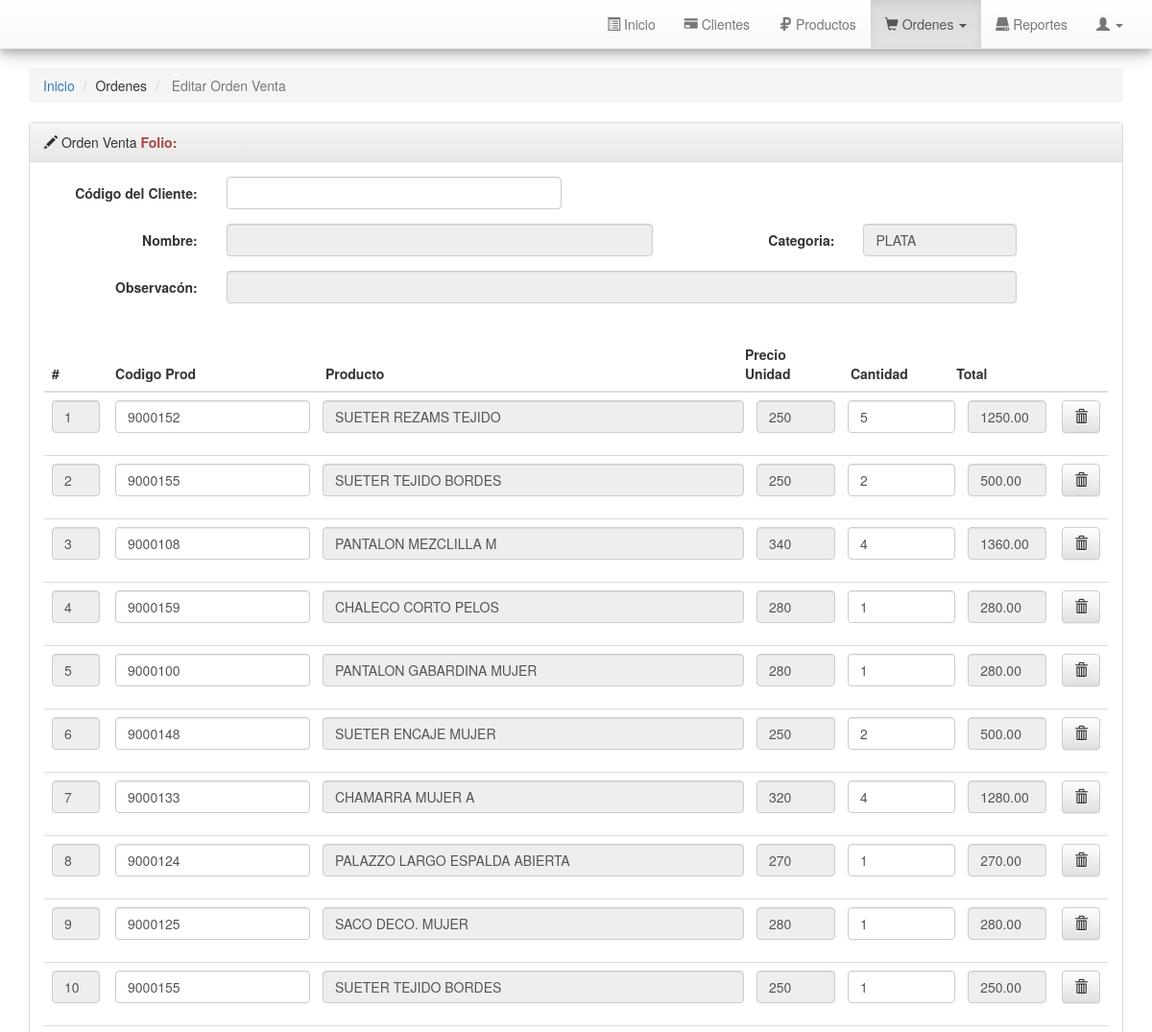
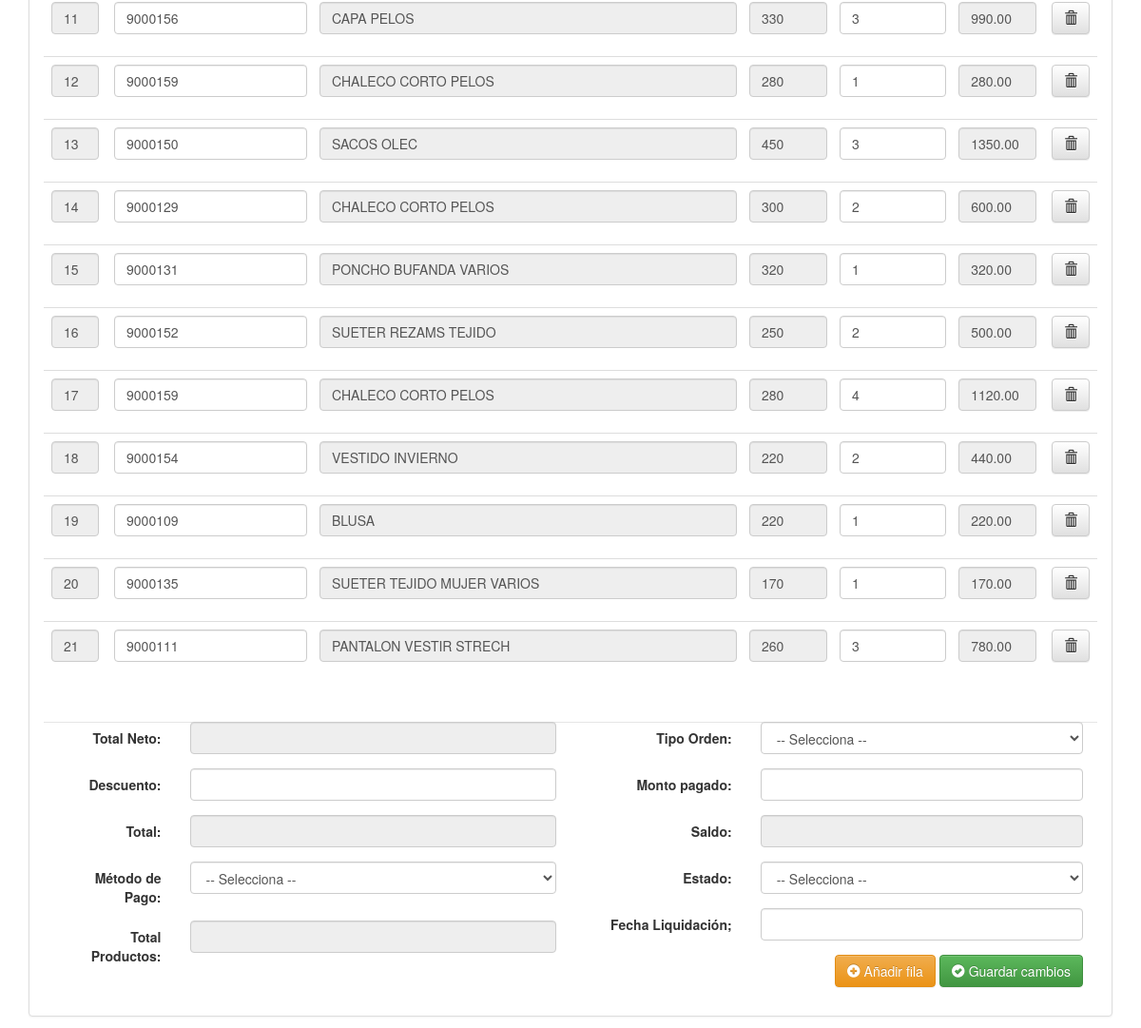
The page /editOrders.php?id=100 on the database its author committed (2 pictures, top to bottom).
### tables this page shows
CREATE TABLE `orders_detalle` (
  `order_detalle_id` int(11) NOT NULL,
  `order_id` int(11) NOT NULL,
  `product_id` int(11) NOT NULL,
  `cantidad` varchar(255) NOT NULL COMMENT 'cantidad.a.comprar',
  `precio` varchar(255) NOT NULL COMMENT 'precio.unitario',
  `total` varchar(200) NOT NULL
);

CREATE TABLE `product` (
  `id_product` int(20) NOT NULL,
  `nombre` varchar(100) NOT NULL,
  `imagen` text NOT NULL,
  `costo` varchar(20) NOT NULL COMMENT 'precio.compra',
  `precio` varchar(10) NOT NULL COMMENT 'precio.oro',
  `plata` varchar(100) NOT NULL COMMENT 'precio.plata',
  `bronce` varchar(100) NOT NULL COMMENT 'precio.bronce',
  `marca` varchar(50) NOT NULL,
  `cantidad` int(10) NOT NULL COMMENT 'stock.existencia',
  `genero` int(2) NOT NULL COMMENT 'H/M/Niño/Niña',
  `status` int(5) NOT NULL COMMENT 'Disp/NoDisp',
  `estado` int(2) NOT NULL COMMENT 'Eliminado',
  `fchProd_add` varchar(20) NOT NULL
);

### editOrders.php (the view, shortened to what this page needs)
<?php
require_once 'includes/header.php';
$orderId = $_GET["id"];
$data = "SELECT orders.id_order, orders.fecha_add, orders.hora_add, orders.client_id, orders.total_neto, orders.descuento, orders.total, orders.metodo, orders.totalProducto, orders.tipo_orden, orders.monto, orders.saldo, orders.estado, orders.fecha_liqui, orders.user_add_id, client.id_client, client.nombre_cte, client.categoria, client.comentario
		 FROM orders
		 INNER JOIN client
		 ON orders.client_id = client.id_client
		 WHERE orders.tipo_orden = 2 AND orders.id_order = $orderId";
$resData = $connect->query($data);
$rowData = $resData->fetch_array();
?>
<ol class="breadcrumb">
  <li><a href="dashboard.php">Inicio</a></li>
  <li>Ordenes</li>
  <li class="active">
  		Editar Orden Venta
  </li>
</ol>
<div class="panel panel-default">
	<div class="panel-heading">
			<i class="glyphicon glyphicon-pencil"></i> Orden Venta <strong class="text-danger">Folio:  <?php echo $rowData['id_order'];?></strong>
	</div>
	<div class="panel-body">
		<form class="form-horizontal" method="POST" action="php_action/editOrder.php" id="editOrderFormVentas">
			<div class="form-group">
			    <label for="codCte" class="col-sm-2 control-label">Código del Cliente:</label>
			    <div class="col-sm-4">
			    	<input type="text" name="codCte" id="codCte" autocomplete="off"  class="form-control"  value="<?php echo $rowData['client_id']; ?>" />
			    </div>
			</div>
			<div class="form-group">
				<label for="clientName" class="col-sm-2 control-label">Nombre:</label>
				<div class="col-sm-5">
					<input type="text" name="clientName" id="clientName" autocomplete="off" disabled="true" class="form-control" value="<?php echo $rowData['nombre_cte']; ?>" />
				</div>
				<label for="clientCat" class="col-sm-2 control-label">Categoria:</label>
			    <div class="col-sm-2">
			    	<?php
			    	if ($rowData['categoria'] == 1) {
			    		echo '<input type="text" name="clientCat" id="clientCat" autocomplete="off" disabled="true" class="form-control" value="ORO" />';
			    		echo '<input type="hidden" name="clientCatHi2" id="clientCatHi2" autocomplete="off"  class="form-control" value="ORO" />';
			    	}elseif ($rowData['categoria'] == 3) {
			    		echo '<input type="text" name="clientCat" id="clientCat" autocomplete="off" disabled="true" class="form-control" value="BRONCE" />';
			    		echo '<input type="hidden" name="clientCatHi2" id="clientCatHi2" autocomplete="off"  class="form-control" value="BRONCE" />';
			    	}else{
			    		echo '<input type="text" name="clientCat" id="clientCat" autocomplete="off" disabled="true" class="form-control" value="PLATA" />';
			    	}
			    	?>
			    </div>
			</div>
			<div class="form-group">
				<label for="clientObser" class="col-sm-2 control-label">Observacón:</label>
				<div class="col-sm-9">
					<input type="text" name="clientObser" id="clientObser" autocomplete="off" disabled="true" class="form-control" value="<?php echo $rowData['comentario']; ?>" />
				</div>
			</div>
			<table class="table" id="productTable">
			  	<thead>
			  		<tr>
			  			<th style="width:6%;">#</th>
			  			<th style="width:20%;">Codigo Prod</th>
			  			<th style="width:40%;">Producto</th>
			  			<th style="width:10%;">Precio Unidad</th>
			  			<th style="width:10%;">Cantidad</th>
			  			<th style="width:10%;">Total</th>
			  			<th style="width:10%;"></th>
			  		</tr>
			  	</thead>
			  	<tbody>
			  		<?php
			  		$orderItemSql = "SELECT orders_detalle.order_detalle_id, orders_detalle.order_id, orders_detalle.product_id, orders_detalle.cantidad,
			  								orders_detalle.precio, orders_detalle.total FROM orders_detalle WHERE orders_detalle.order_id = {$orderId}";
					$orderItemResult = $connect->query($orderItemSql);
			  		$arrayNumber = 0;
			  		  $numero = 1;
			  		  $x = 1;
			  		  while($orderItemData = $orderItemResult->fetch_array()) {
			  	      ?>
				  		<tr id="row<?php echo $x; ?>" class="<?php echo $arrayNumber; ?>">
							<td style="margin-left:20px;">
								<input type="text" name="num[]" id="num<?php echo $x; ?>" autocomplete="off"  class="form-control"  value="<?php echo $numero; ?>" disabled="true" />
							</td>
							<td style="margin-left:20px;">
								<input type="text" name="codProd[]" id="codProd<?php echo $x; ?>" autocomplete="off"  class="form-control" onchange="getProductData(<?php echo $x; ?>)" value="<?php echo $orderItemData['product_id']; ?>" />
							</td>
				  			<td style="padding-left:20px;">
				  				<div class="form-group">
				  					<?php
				  						$productSql = "SELECT * FROM product ";
			  							$productData = $connect->query($productSql);
			  							while($row = $productData->fetch_array()) {
			  								if($row['id_product'] == $orderItemData['product_id']) {
			  									echo "<input type='text' name='productName[]'' id='productName'  disabled='true' class='form-control' value='".$row['nombre']."' /> ";
			  								} else {
			  								}
										 }
			  						?>
				  				</div>
				  			</td>
				  			<td style="padding-left:20px;">
				  				<input type="text" name="rate[]" id="rate<?php echo $x; ?>" autocomplete="off" disabled="true" class="form-control" value="<?php echo $orderItemData['precio']; ?>" />
				  			</td>
				  			<td style="padding-left:20px;">
			  					<div class="form-group">
			  					<input type="number" name="quantity[]" id="quantity<?php echo $x; ?>" onkeyup="getTotal(<?php echo $x ?>)" autocomplete="off" class="form-control" min="1" value="<?php echo $orderItemData['cantidad']; ?>" />
			  					</div>
			  				</td>
			  				<td style="padding-left:20px;">
			  					<input type="text" name="total[]" id="total<?php echo $x; ?>" autocomplete="off" class="form-control" disabled="true" value="<?php echo $orderItemData['total']; ?>" />
			  				</td>
			  				<td>
			  					<button class="btn btn-default removeProductRowBtn" type="button" id="removeProductRowBtn" onclick="removeProductRow(<?php echo $x; ?>)"><i class="glyphicon glyphicon-trash"></i></button>
			  				</td>
				  		</tr>
			  		<?php
			  		$arrayNumber++;
			  		$numero++;
			  		$x++;
			  		}
			  		?>
			  	</tbody>
			</table>
			<div class="col-md-6">
				<div class="form-group">
				    <label for="totalAmount" class="col-sm-3 control-label">Total Neto:</label>
				    <div class="col-sm-9">
				      <input type="text" class="form-control" id="totalAmount" name="totalAmount" disabled="true" value="<?php echo $rowData['total_neto'] ?>"/>
				    </div>
				</div>
				<div class="form-group">
				    <label for="discount" class="col-sm-3 control-label">Descuento:</label>
				    <div class="col-sm-9">
				      <input type="text" class="form-control" id="discount" name="discount" onkeyup="discountFunc()" autocomplete="off" value="<?php echo $rowData['descuento'] ?>" />
				    </div>
				</div>
				<div class="form-group">
				    <label for="grandTotal" class="col-sm-3 control-label">Total:</label>
				    <div class="col-sm-9">
				      <input type="text" class="form-control" id="grandTotal" name="grandTotal" disabled="true" value="<?php echo $rowData['total'] ?>" />
				    </div>
				</div>
				<div class="form-group">
				    <label for="metoPago" class="col-sm-3 control-label">Método de Pago:</label>
				    <div class="col-sm-9">
				    	<select class="form-control" name="metoPago" id="metoPago">
					      	<option selected disabled hidden value="">-- Selecciona --</option>
				    	</select>
				    </div>
				</div>
				<div class="form-group">
				    <label for="grandTotalProductos" class="col-sm-3 control-label">Total Productos:</label>
				    <div class="col-sm-9">
				       <input type="text" class="form-control" id="grandTotalProductos2" name="grandTotalProductos2" disabled="true" value="<?php echo $rowData['totalProducto'] ?>"/>
				    </div>
				</div>
			</div>
			<div class="col-md-6">
				<div class="form-group">
				    <label for="TypeOrder" class="col-sm-4 control-label">Tipo Orden:</label>
				    <div class="col-sm-8">
				      <select class="form-control" name="TypeOrder" id="TypeOrder">
				      	<option selected disabled hidden value="">-- Selecciona --</option>
				      </select>
				    </div>
				</div>
				<div class="form-group">
				    <label for="paid" class="col-sm-4 control-label">Monto pagado:</label>
				    <div class="col-sm-8">
				      <input type="text" class="form-control" id="paid" name="paid" autocomplete="off" onkeyup="paidAmount()" value="<?php echo $rowData['monto'] ?>"/>
				    </div>
				</div>
				<div class="form-group">
				    <label for="due" class="col-sm-4 control-label">Saldo:</label>
				    <div class="col-sm-8">
				      <input type="text" class="form-control" id="due" name="due" disabled="true" value="<?php echo $rowData['saldo'] ?>" />
				    </div>
				</div>
				<div class="form-group">
				    <label for="paymentStatus" class="col-sm-4 control-label">Estado:</label>
				    <div class="col-sm-8">
				    	<select class="form-control" name="paymentStatus" id="paymentStatus">
					      	<option selected disabled hidden value="">-- Selecciona --</option>
				    	</select>
				    </div>
				</div>
				<div class="form-group">
			    <label for="orderDate" class="col-sm-4 control-label">Fecha Liquidación;</label>
			    <div class="col-sm-8">
			        <input type="text" class="form-control" id="orderDate" name="orderDate" autocomplete="off" value="<?php echo $rowData['fecha_liqui'] ?>" />
			    </div>
			  </div>
			</div>
			<div class="modal-footer editButtonFooter">
				    <button type="button"  class="btn btn-warning" onclick="addRow()" id="addRowBtn" data-loading-text="Cargando..."> <i class="glyphicon glyphicon-plus-sign"></i> Añadir fila </button>
				    <button type="submit"  id="editOrderBtn" data-loading-text="Cargando..." class="btn btn-success"><i class="glyphicon glyphicon-ok-sign"></i> Guardar cambios</button>
			</div>
		</form>
	</div>
</div>
<?php require_once 'includes/footer.php'; ?>

### rows shown on the page
orders_detalle: product "9000152", precio "250", cantidad "5", total "1250.00"
product: nombre "SUETER REZAMS TEJIDO"
orders_detalle: product "9000155", precio "250", cantidad "2", total "500.00"
product: nombre "SUETER TEJIDO BORDES"
orders_detalle: product "9000108", precio "340", cantidad "4", total "1360.00"
product: nombre "PANTALON MEZCLILLA M"
orders_detalle: product "9000159", precio "280", cantidad "1", total "280.00"
product: nombre "CHALECO CORTO PELOS"
orders_detalle: product "9000100", precio "280", cantidad "1", total "280.00"
product: nombre "PANTALON GABARDINA MUJER"
orders_detalle: product "9000148", precio "250", cantidad "2", total "500.00"
product: nombre "SUETER ENCAJE MUJER"
orders_detalle: product "9000133", precio "320", cantidad "4", total "1280.00"
product: nombre "CHAMARRA MUJER A"
orders_detalle: product "9000124", precio "270", cantidad "1", total "270.00"
product: nombre "PALAZZO LARGO ESPALDA ABIERTA"
orders_detalle: product "9000125", precio "280", cantidad "1", total "280.00"
product: nombre "SACO DECO. MUJER"
orders_detalle: product "9000155", precio "250", cantidad "1", total "250.00"
orders_detalle: product "9000156", precio "330", cantidad "3", total "990.00"
product: nombre "CAPA PELOS"
orders_detalle: product "9000159", precio "280", cantidad "1", total "280.00"
orders_detalle: product "9000150", precio "450", cantidad "3", total "1350.00"
product: nombre "SACOS OLEC"
orders_detalle: product "9000129", precio "300", cantidad "2", total "600.00"
product: nombre "CHALECO CORTO PELOS"
orders_detalle: product "9000131", precio "320", cantidad "1", total "320.00"
product: nombre "PONCHO BUFANDA VARIOS"
orders_detalle: product "9000152", precio "250", cantidad "2", total "500.00"
orders_detalle: product "9000159", precio "280", cantidad "4", total "1120.00"
orders_detalle: product "9000154", precio "220", cantidad "2", total "440.00"
product: nombre "VESTIDO INVIERNO"
orders_detalle: product "9000109", precio "220", cantidad "1", total "220.00"
product: nombre "BLUSA"
orders_detalle: product "9000135", precio "170", cantidad "1", total "170.00"
product: nombre "SUETER TEJIDO MUJER VARIOS"
orders_detalle: product "9000111", precio "260", cantidad "3", total "780.00"
product: nombre "PANTALON VESTIR STRECH"
